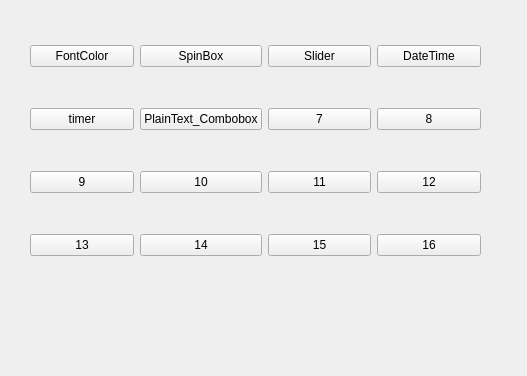
<?xml version="1.0" encoding="UTF-8"?>
<ui version="4.0">
 <class>entry_form</class>
 <widget class="QWidget" name="entry_form">
  <property name="geometry">
   <rect>
    <x>0</x>
    <y>0</y>
    <width>527</width>
    <height>376</height>
   </rect>
  </property>
  <property name="windowTitle">
   <string>Form</string>
  </property>
  <widget class="QWidget" name="gridLayoutWidget">
   <property name="geometry">
    <rect>
     <x>30</x>
     <y>10</y>
     <width>451</width>
     <height>281</height>
    </rect>
   </property>
   <layout class="QGridLayout" name="gridLayout">
    <item row="2" column="1">
     <widget class="QPushButton" name="btn10">
      <property name="text">
       <string>10</string>
      </property>
     </widget>
    </item>
    <item row="0" column="2">
     <widget class="QPushButton" name="btn3">
      <property name="text">
       <string>Slider</string>
      </property>
     </widget>
    </item>
    <item row="2" column="0">
     <widget class="QPushButton" name="btn9">
      <property name="text">
       <string>9</string>
      </property>
     </widget>
    </item>
    <item row="2" column="3">
     <widget class="QPushButton" name="btn12">
      <property name="text">
       <string>12</string>
      </property>
     </widget>
    </item>
    <item row="1" column="0">
     <widget class="QPushButton" name="btn5">
      <property name="text">
       <string>timer</string>
      </property>
     </widget>
    </item>
    <item row="1" column="3">
     <widget class="QPushButton" name="btn8">
      <property name="text">
       <string>8</string>
      </property>
     </widget>
    </item>
    <item row="1" column="1">
     <widget class="QPushButton" name="btn6">
      <property name="text">
       <string>PlainText_Combobox</string>
      </property>
     </widget>
    </item>
    <item row="2" column="2">
     <widget class="QPushButton" name="btn11">
      <property name="text">
       <string>11</string>
      </property>
     </widget>
    </item>
    <item row="0" column="0">
     <widget class="QPushButton" name="btn1">
      <property name="text">
       <string>FontColor</string>
      </property>
     </widget>
    </item>
    <item row="1" column="2">
     <widget class="QPushButton" name="btn7">
      <property name="text">
       <string>7</string>
      </property>
     </widget>
    </item>
    <item row="0" column="1">
     <widget class="QPushButton" name="btn2">
      <property name="text">
       <string>SpinBox</string>
      </property>
     </widget>
    </item>
    <item row="0" column="3">
     <widget class="QPushButton" name="btn4">
      <property name="text">
       <string>DateTime</string>
      </property>
     </widget>
    </item>
    <item row="3" column="0">
     <widget class="QPushButton" name="btn13">
      <property name="text">
       <string>13</string>
      </property>
     </widget>
    </item>
    <item row="3" column="1">
     <widget class="QPushButton" name="btn14">
      <property name="text">
       <string>14</string>
      </property>
     </widget>
    </item>
    <item row="3" column="2">
     <widget class="QPushButton" name="btn15">
      <property name="text">
       <string>15</string>
      </property>
     </widget>
    </item>
    <item row="3" column="3">
     <widget class="QPushButton" name="btn16">
      <property name="text">
       <string>16</string>
      </property>
     </widget>
    </item>
   </layout>
  </widget>
 </widget>
 <resources/>
 <connections/>
</ui>
